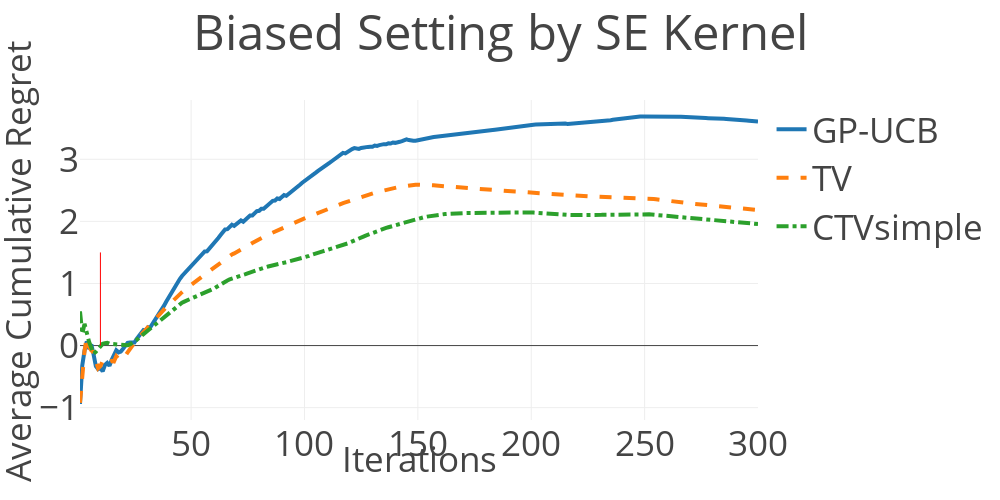

The notebook cell saved with this chart:
### Code cell
title = 'Biased Setting by SE Kernel'

target_dir = './results/'
normal = target_dir + '20190520/syn_tv_and_time_dep_rbf_normal.csv'
dtv = target_dir + '20190520/syn_tv_and_time_dep_rbf_dtv.csv'
ctv = target_dir + '20190520/syn_tv_and_time_dep_rbf_ctv.csv'
ctv_delta = target_dir + '20190520/syn_tv_and_time_dep_rbf_ctv_delta.csv'

plot_graph(normal, dtv, ctv, ctv_delta, title)

### Figure 1 — Plotly figure (JSON) as saved in the notebook; plotly's stock layout.template omitted (floating-point values rounded to 4 significant figures; data arrays with more than 128 entries replaced by an {"elided": "..."} marker saying what was removed)
{"data": [{"line": {"width": 4}, "name": "GP-UCB", "type": "scatter", "uid": "495629fd-30cd-4067-bd55-1519d80575fe", "x": {"elided": "300 int values"}, "y": {"elided": "300 float values"}}, {"line": {"dash": "dash", "width": 4}, "name": "TV", "type": "scatter", "uid": "e5343d55-7970-4b70-a81b-c59a7399635a", "x": {"elided": "300 int values"}, "y": {"elided": "300 float values"}}, {"line": {"dash": "dashdot", "width": 4}, "name": "CTVsimple", "type": "scatter", "uid": "9267b631-334b-40fe-87a1-1796f3f7dbf2", "x": {"elided": "300 int values"}, "y": {"elided": "300 float values"}}], "layout": {"annotations": [{"showarrow": false, "text": "Iterations", "x": 0.5, "xref": "paper", "y": -0.2, "yref": "paper"}, {"showarrow": false, "text": "Average Cumulative Regret", "textangle": -90, "x": -0.13, "xref": "paper", "y": -0.2, "yref": "paper"}], "autosize": false, "font": {"size": 35}, "height": 500, "shapes": [{"line": {"color": "red", "width": 1}, "type": "line", "x0": 10, "x1": 10, "y0": 0, "y1": 1.5}], "title": {"text": "Biased Setting by SE Kernel"}, "width": 1000}}
